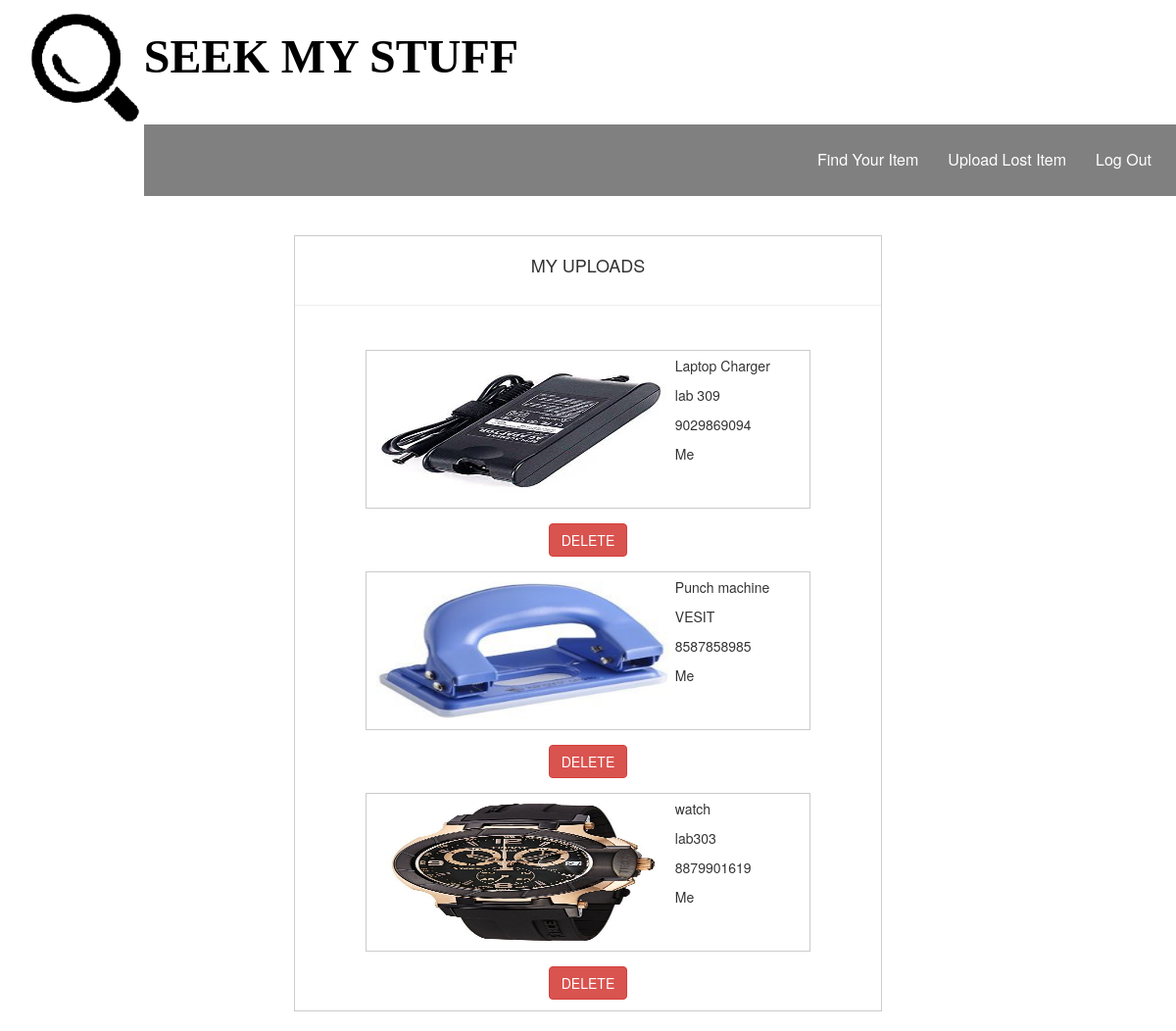
/myitems.php (signed in), run on the app's committed database.
### tables this page shows
CREATE TABLE `images` (
  `id` int(11) NOT NULL,
  `image` varchar(100) NOT NULL,
  `image_text` text NOT NULL,
  `found_at` text NOT NULL,
  `contact` text NOT NULL,
  `user_id` int(11) DEFAULT NULL
);

CREATE TABLE `users` (
  `user_id` int(11) NOT NULL,
  `user_first` varchar(256) NOT NULL,
  `user_last` varchar(256) NOT NULL,
  `user_email` varchar(256) NOT NULL,
  `user_uid` varchar(256) NOT NULL,
  `user_pwd` varchar(256) NOT NULL
);

### myitems.php (the view, shortened to what this page needs)
<?php
 include "includes/dbh.inc.php";
 if (isset($_SESSION['u_id']))
{
	$result = mysqli_query($conn, "SELECT * FROM images where user_id = ".$_SESSION['u_id']." ");
	 ?>
	 <!DOCTYPE html>
	<html>
	<head>
		<link rel="stylesheet" href="https://maxcdn.bootstrapcdn.com/bootstrap/3.3.7/css/bootstrap.min.css">
		<link rel="stylesheet" href="home_style.css">
	</head>
	<body>
		<div>
		<div class='container2'>
        <div>
            <img src='transparent logo.png' class='iconDetails'>
        </div>
    <div style='margin-left:100px;'>
<h1><font size="7" color="black" face="Segoe Print"><b>SEEK MY STUFF</b></font></h1><br>
</div>
</div>
<ul class="nav">
<li id='logout' onclick="logoutme()"><a href="includes/logout.inc.php">Log Out</a></li>
 <li><a href="upload.php">Upload Lost Item</a></li>
<li><a href="display.php">Find Your Item</a></li>
</ul>
<br>
	<div>
	<div id="content">
		 <center><h4><div class="panel-heading" style="margin: 5; padding: 5">MY UPLOADS</div></h4></center>
		 <hr>
		 <div class="panel-heading" style="margin: 5; padding: 5">
		 	<?php
		$i=0;
		while ($row = mysqli_fetch_array($result))
		{
			$cur_user=$row['user_id'];
			$sql = "SELECT * from users where user_id = $cur_user";
			$res= mysqli_query($conn, $sql);
			$cur_name = 'NULL';
			$r = mysqli_fetch_array($res);
			if($r['user_id']==$_SESSION['u_id'])
					$cur_name="Me";
				else
					$cur_name=$r['user_first'].' '.$r['user_last'];
				echo " <div class = 'img_div' style='margin: 5; padding: 5'>";
				echo "<img class='img-rounded myimg' class='img-responsive' src='images/".$row['image']."' >";
				echo "<p>".$row['image_text']."</p>";
				echo "<p>".$row['found_at']."</p>";
				echo "<p>".$row['contact']."</p>";
				echo "<p>".$cur_name."</p><br>";
				echo "</div>";
				echo '<center><button class="btn btn-danger" onclick="del(this.id)" id="del'.$i.'">DELETE</button></center>';
			$i=$i+1;
		}
	?></div>
	<?php
		}
		else
		{
			header("Location: index.php");
			exit();
		}
	?>
</div>
</div>
</div>
</body>
</html>

### home_style.css (style rules this page uses)
.iconDetails { margin-left:1%; float:left; }
.container2 { width:100%; height:auto; padding:1%; }
.nav { background-color: Gray; padding: 15px 10px; }
ul { list-style-type: none; padding: 0px; overflow:hidden; background-color: #333; text-align: center; }
li { float: right; text-align:center; background-color: Gray; }
li a { display: inline-block; color: white; text-align: center; padding: 20px 16px; text-decoration: none; font-size: medium; }
img { margin: 0; }

### myitems.php (style rules this page uses)
#content { width: 50%; margin: 20px auto; border: 1px solid #cbcbcb; }
.img_div { width: 80%; padding: 5px; margin: 15px auto; border: 1px solid #cbcbcb; }
.img_div:after { content: ""; display: block; clear: both; }
.myimg { float: left; margin: 5px; width: 300px; height: 140px; }

### data on the page
images: image (picture), image_text "Laptop Charger", found_at "lab 309", contact "9029869094", user.user_id "Me"
images: image (picture), image_text "Punch machine", found_at "VESIT", contact "8587858985", user.user_id "Me"
images: image (picture), image_text "watch", found_at "lab303", contact "8879901619", user.user_id "Me"
